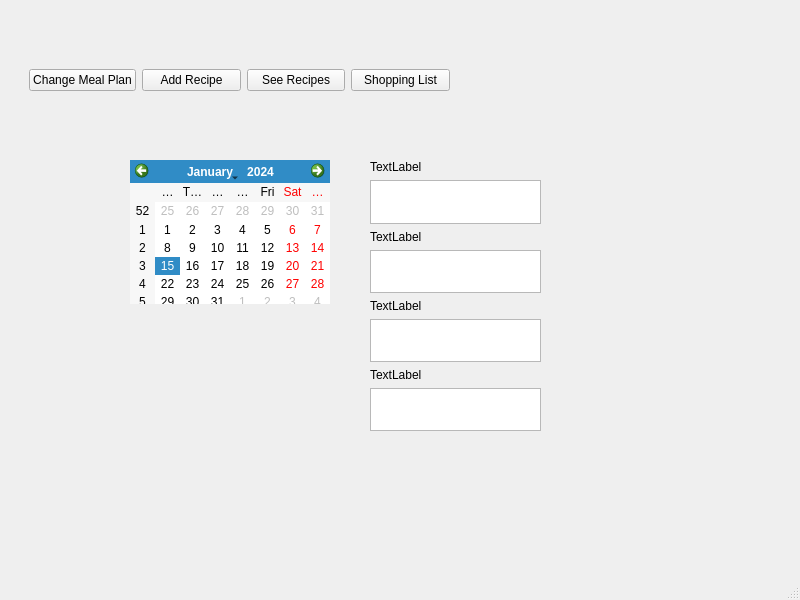
<?xml version="1.0" encoding="UTF-8"?>
<ui version="4.0">
 <class>MainWindow</class>
 <widget class="QMainWindow" name="MainWindow">
  <property name="geometry">
   <rect>
    <x>0</x>
    <y>0</y>
    <width>800</width>
    <height>600</height>
   </rect>
  </property>
  <property name="windowTitle">
   <string>MainWindow</string>
  </property>
  <widget class="QWidget" name="centralwidget">
   <widget class="QWidget" name="horizontalLayoutWidget">
    <property name="geometry">
     <rect>
      <x>29</x>
      <y>40</y>
      <width>421</width>
      <height>80</height>
     </rect>
    </property>
    <layout class="QHBoxLayout" name="horizontalLayout">
     <item>
      <widget class="QPushButton" name="ChangeMealPlanButton">
       <property name="text">
        <string>Change Meal Plan</string>
       </property>
      </widget>
     </item>
     <item>
      <widget class="QPushButton" name="AddRecipeButton">
       <property name="text">
        <string>Add Recipe</string>
       </property>
      </widget>
     </item>
     <item>
      <widget class="QPushButton" name="SeeRecipesButton">
       <property name="text">
        <string>See Recipes</string>
       </property>
      </widget>
     </item>
     <item>
      <widget class="QPushButton" name="ShoppingListButton">
       <property name="text">
        <string>Shopping List</string>
       </property>
      </widget>
     </item>
    </layout>
   </widget>
   <widget class="QCalendarWidget" name="calendarWidget">
    <property name="geometry">
     <rect>
      <x>130</x>
      <y>160</y>
      <width>200</width>
      <height>144</height>
     </rect>
    </property>
   </widget>
   <widget class="QWidget" name="">
    <property name="geometry">
     <rect>
      <x>370</x>
      <y>160</y>
      <width>171</width>
      <height>271</height>
     </rect>
    </property>
    <layout class="QVBoxLayout" name="verticalLayout_7">
     <item>
      <layout class="QVBoxLayout" name="verticalLayout">
       <item>
        <widget class="QLabel" name="label">
         <property name="text">
          <string>TextLabel</string>
         </property>
        </widget>
       </item>
       <item>
        <widget class="QListWidget" name="listWidget"/>
       </item>
      </layout>
     </item>
     <item>
      <layout class="QVBoxLayout" name="verticalLayout_8">
       <item>
        <widget class="QLabel" name="label_7">
         <property name="text">
          <string>TextLabel</string>
         </property>
        </widget>
       </item>
       <item>
        <widget class="QListWidget" name="listWidget_4"/>
       </item>
      </layout>
     </item>
     <item>
      <layout class="QVBoxLayout" name="verticalLayout_5">
       <item>
        <widget class="QLabel" name="label_5">
         <property name="text">
          <string>TextLabel</string>
         </property>
        </widget>
       </item>
       <item>
        <widget class="QListWidget" name="listWidget_2"/>
       </item>
      </layout>
     </item>
     <item>
      <layout class="QVBoxLayout" name="verticalLayout_6">
       <item>
        <widget class="QLabel" name="label_6">
         <property name="text">
          <string>TextLabel</string>
         </property>
        </widget>
       </item>
       <item>
        <widget class="QListWidget" name="listWidget_3"/>
       </item>
      </layout>
     </item>
    </layout>
   </widget>
  </widget>
  <widget class="QMenuBar" name="menubar">
   <property name="geometry">
    <rect>
     <x>0</x>
     <y>0</y>
     <width>800</width>
     <height>18</height>
    </rect>
   </property>
  </widget>
  <widget class="QStatusBar" name="statusbar"/>
 </widget>
 <resources/>
 <connections/>
</ui>
